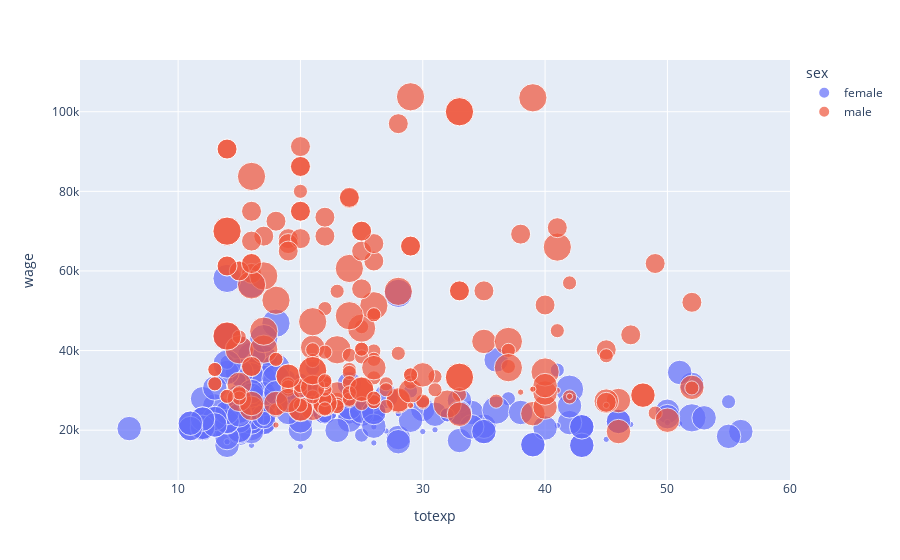

Notebook cell for this chart:
### Markdown cell above
Could be interesting to evaluate the current wage with total accumulated experience for each person in the dataset.  
To analyse wheter or not females have lower wages than males, we differentiate the sex for colors: blue for males and red for females.

In the plot below, teh size of the markers is proportional to the education level.

### Code cell
engin["totexp"]=engin["pexper"]+engin["exper"]
engin["education"]=1.5*engin["highgrad"]+2*engin["college"]+engin["grad"]+0.5*engin["polytech"]+0.1*engin["highdrop"]


px.scatter(engin, x="totexp", y="wage", color="sex", size="education")

### Figure 1 — Plotly figure (JSON) as saved in the notebook; plotly's stock layout.template omitted (floating-point values rounded to 4 significant figures; data arrays with more than 128 entries replaced by an {"elided": "..."} marker saying what was removed)
{"data": [{"hovertemplate": "sex=female<br>totexp=%{x}<br>wage=%{y}<br>education=%{marker.size}<extra></extra>", "legendgroup": "female", "marker": {"color": "#636efa", "size": {"elided": "190 float values"}, "sizemode": "area", "sizeref": 0.005, "symbol": "circle"}, "mode": "markers", "name": "female", "orientation": "v", "showlegend": true, "type": "scatter", "x": {"elided": "190 int values"}, "xaxis": "x", "y": {"elided": "190 int values"}, "yaxis": "y"}, {"hovertemplate": "sex=male<br>totexp=%{x}<br>wage=%{y}<br>education=%{marker.size}<extra></extra>", "legendgroup": "male", "marker": {"color": "#EF553B", "size": {"elided": "213 float values"}, "sizemode": "area", "sizeref": 0.005, "symbol": "circle"}, "mode": "markers", "name": "male", "orientation": "v", "showlegend": true, "type": "scatter", "x": {"elided": "213 int values"}, "xaxis": "x", "y": {"elided": "213 int values"}, "yaxis": "y"}], "layout": {"legend": {"itemsizing": "constant", "title": {"text": "sex"}, "tracegroupgap": 0}, "margin": {"t": 60}, "xaxis": {"anchor": "y", "domain": [0, 1], "title": {"text": "totexp"}}, "yaxis": {"anchor": "x", "domain": [0, 1], "title": {"text": "wage"}}}}
